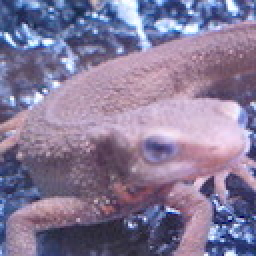
#> input picture My_answer/Question_21_30/imori.jpg, 128 x 128 px (shown 2 times larger)
$ python cv2_answer22.py
#> lines starting #> are read from the running program, lines starting #| are printed output that depends on the picture
import cv2
import matplotlib.pyplot as plt

plt.style.use("ggplot")

img = cv2.imread("imori.jpg")
#> img is the input picture: shape (128, 128, 3); mean B, G, R 152.8, 121.8, 134.1
for i in range(3):
    img[..., i] = cv2.equalizeHist(img[..., i])
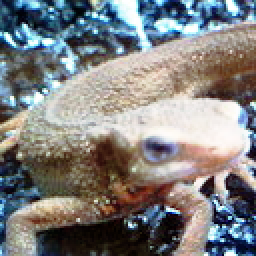
#> img: shape (128, 128, 3) (shown 2 times larger); mean B, G, R 128.3, 128.3, 128.2
plt.hist(img.reshape(-1), 256, [0, 256])
cv2.imshow("histogram equalization", img)
cv2.waitKey(0)
cv2.destroyAllWindows()
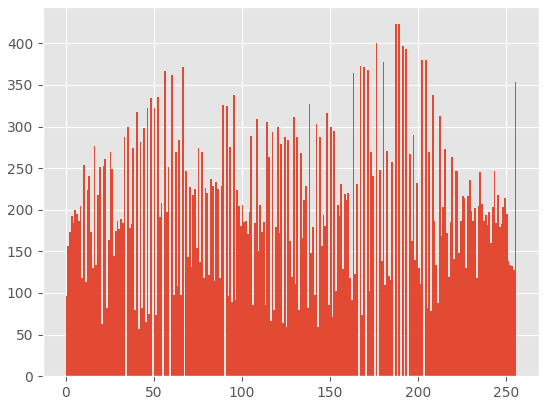
#> figure drawn by matplotlib, 1 panel
